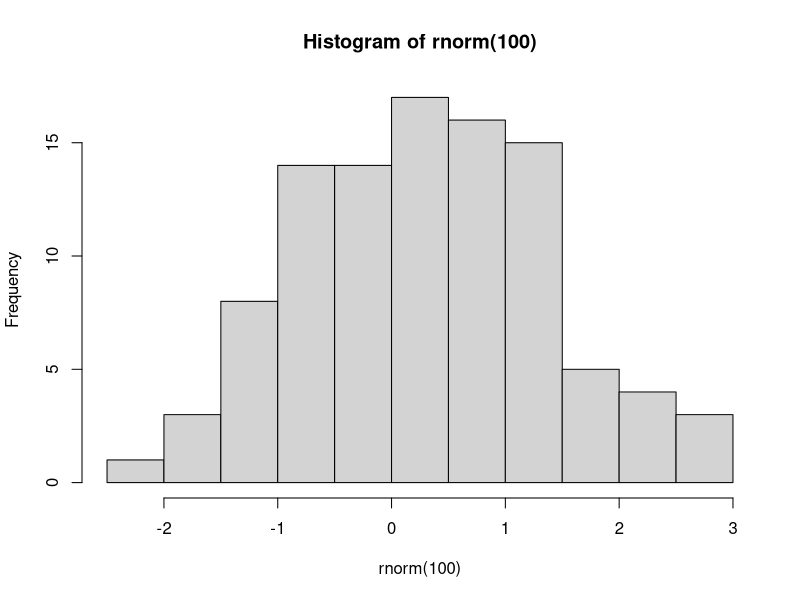

Reproduce this figure in R.
## ---- chunk 1
hist(rnorm(100))

